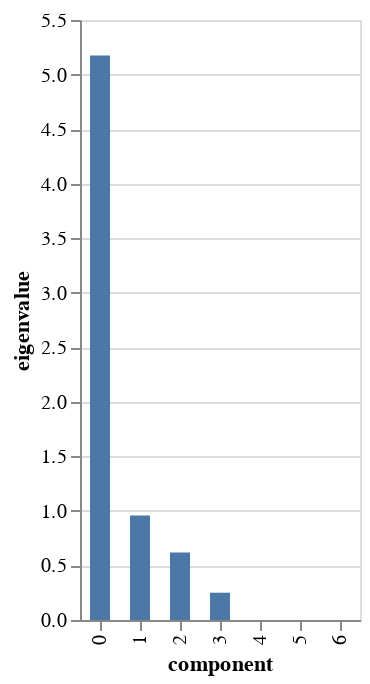

Notebook code cell kept with this figure:
### Markdown cell above
O que isso mostra:

O componente 0 captura quase 74% da variância total dos dados.

Os três primeiros componentes somam mais de 96% da variância, o que significa que a maioria da informação dos dados pode ser representada em 2 ou 3 dimensões.

### Code cell
pca.scree_plot()

### Figure 1 — Vega-Lite specification as saved in the notebook (floating-point values rounded to 4 significant figures)
{"config": {"view": {"continuousWidth": 300, "continuousHeight": 300}}, "data": {"name": "data-72cbe282b36b1f9c165261939a33630e"}, "mark": {"type": "bar", "size": 10}, "encoding": {"tooltip": [{"field": "component", "type": "nominal"}, {"field": "eigenvalue", "type": "quantitative"}, {"field": "% of variance", "type": "quantitative"}, {"field": "% of variance (cumulative)", "type": "quantitative"}], "x": {"field": "component", "type": "nominal"}, "y": {"field": "eigenvalue", "type": "quantitative"}}, "$schema": "https://vega.github.io/schema/vega-lite/v5.20.1.json", "datasets": {"data-72cbe282b36b1f9c165261939a33630e": [{"component": "0", "eigenvalue": 5.174, "% of variance": 73.91, "% of variance (cumulative)": 73.91}, {"component": "1", "eigenvalue": 0.9571, "% of variance": 13.67, "% of variance (cumulative)": 87.58}, {"component": "2", "eigenvalue": 0.6189, "% of variance": 8.842, "% of variance (cumulative)": 96.42}, {"component": "3", "eigenvalue": 0.2503, "% of variance": 3.575, "% of variance (cumulative)": 100.0}, {"component": "4", "eigenvalue": 2.788e-05, "% of variance": 0.0003983, "% of variance (cumulative)": 100.0}, {"component": "5", "eigenvalue": 3.676e-06, "% of variance": 5.252e-05, "% of variance (cumulative)": 100.0}, {"component": "6", "eigenvalue": 2.733e-30, "% of variance": 3.904e-29, "% of variance (cumulative)": 100.0}]}}
